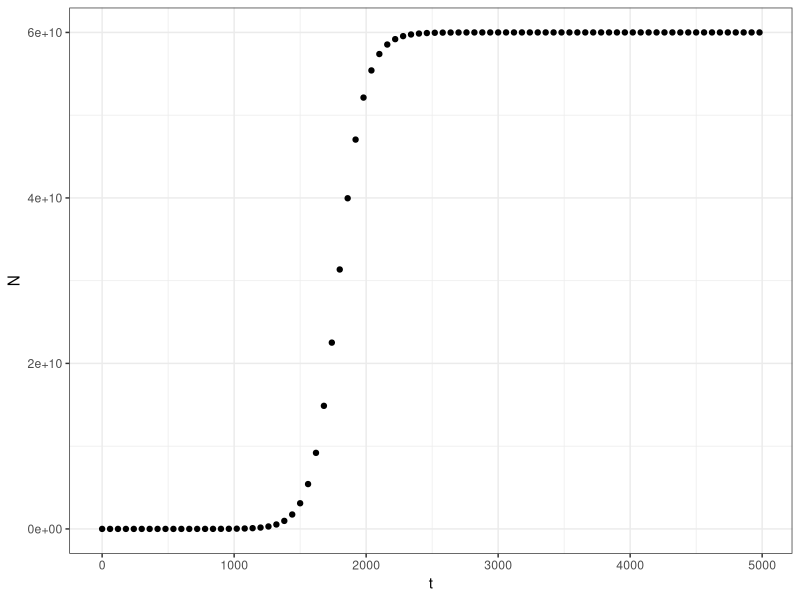
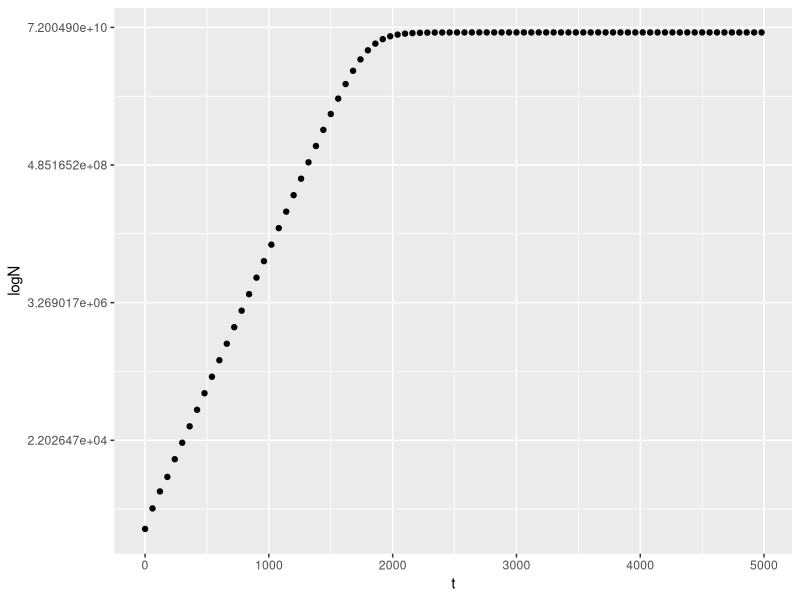

Write R code to recreate these figures, in order.
#Script to plot the logistic growth data

#Naming data/importing data
growth_data <- read.csv("experiment.csv")

#Getting ggplot package for graphing
library(ggplot2)

#Plotting a graph, labelling axes
ggplot(aes(t,N), data = growth_data) +
  
  geom_point() +
  
  xlab("t") +
  
  ylab("N") +
  
  theme_bw()

#Plotting a logged version 

ggplot(aes(t,N), data = growth_data) +
  
  geom_point() +
  
  xlab("t") +
  
  ylab("logN") +
  
  scale_y_continuous(trans='log')
